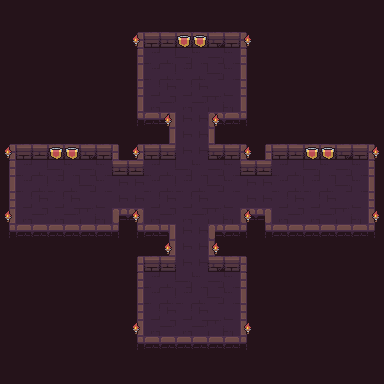

Rendered tile map (Tiled .tmx) drawn with the repository's tilesets; below, a short description and the full map source, tile grids included:
An orthogonal 24x24 tile map with 16x16 px tiles, 4 tile layers (background, road, wall, items), 3 tilesets.

<map version="1.2" tiledversion="1.3.4" orientation="orthogonal" renderorder="right-down" width="24" height="24" tilewidth="16" tileheight="16" infinite="0" nextlayerid="6" nextobjectid="1">
 <tileset firstgid="1" name="torch" tilewidth="16" tileheight="16" tilecount="4" columns="4">
  <image source="torch.png" width="64" height="16" />
  <tile id="0">
   <animation>
    <frame tileid="0" duration="200" />
    <frame tileid="1" duration="200" />
    <frame tileid="2" duration="200" />
    <frame tileid="3" duration="200" />
   </animation>
  </tile>
 </tileset>
 <tileset firstgid="5" name="flag" tilewidth="16" tileheight="16" tilecount="4" columns="4">
  <image source="flag.png" width="64" height="16" />
  <tile id="0">
   <animation>
    <frame tileid="0" duration="200" />
    <frame tileid="1" duration="200" />
    <frame tileid="2" duration="200" />
    <frame tileid="3" duration="200" />
   </animation>
  </tile>
 </tileset>
 <tileset firstgid="9" name="Dungeon_Tileset" tilewidth="16" tileheight="16" tilecount="100" columns="10">
  <image source="Dungeon_Tileset.png" width="160" height="160" />
 </tileset>
 <layer id="2" name="background" width="24" height="24">
  <data encoding="csv">
87,87,87,87,87,87,87,87,87,87,87,87,87,87,87,87,87,87,87,87,87,87,87,87,
87,87,87,87,87,87,87,87,87,87,87,87,87,87,87,87,87,87,87,87,87,87,87,87,
87,87,87,87,87,87,87,87,87,87,87,87,87,87,87,87,87,87,87,87,87,87,87,87,
87,87,87,87,87,87,87,87,87,87,87,87,87,87,87,87,87,87,87,87,87,87,87,87,
87,87,87,87,87,87,87,87,87,87,87,87,87,87,87,87,87,87,87,87,87,87,87,87,
87,87,87,87,87,87,87,87,87,87,87,87,87,87,87,87,87,87,87,87,87,87,87,87,
87,87,87,87,87,87,87,87,87,87,87,87,87,87,87,87,87,87,87,87,87,87,87,87,
87,87,87,87,87,87,87,87,87,87,87,87,87,87,87,87,87,87,87,87,87,87,87,87,
87,87,87,87,87,87,87,87,87,87,87,87,87,87,87,87,87,87,87,87,87,87,87,87,
87,87,87,87,87,87,87,87,87,87,87,87,87,87,87,87,87,87,87,87,87,87,87,87,
87,87,87,87,87,87,87,87,87,87,87,87,87,87,87,87,87,87,87,87,87,87,87,87,
87,87,87,87,87,87,87,87,87,87,87,87,87,87,87,87,87,87,87,87,87,87,87,87,
87,87,87,87,87,87,87,87,87,87,87,87,87,87,87,87,87,87,87,87,87,87,87,87,
87,87,87,87,87,87,87,87,87,87,87,87,87,87,87,87,87,87,87,87,87,87,87,87,
87,87,87,87,87,87,87,87,87,87,87,87,87,87,87,87,87,87,87,87,87,87,87,87,
87,87,87,87,87,87,87,87,87,87,87,87,87,87,87,87,87,87,87,87,87,87,87,87,
87,87,87,87,87,87,87,87,87,87,87,87,87,87,87,87,87,87,87,87,87,87,87,87,
87,87,87,87,87,87,87,87,87,87,87,87,87,87,87,87,87,87,87,87,87,87,87,87,
87,87,87,87,87,87,87,87,87,87,87,87,87,87,87,87,87,87,87,87,87,87,87,87,
87,87,87,87,87,87,87,87,87,87,87,87,87,87,87,87,87,87,87,87,87,87,87,87,
87,87,87,87,87,87,87,87,87,87,87,87,87,87,87,87,87,87,87,87,87,87,87,87,
87,87,87,87,87,87,87,87,87,87,87,87,87,87,87,87,87,87,87,87,87,87,87,87,
87,87,87,87,87,87,87,87,87,87,87,87,87,87,87,87,87,87,87,87,87,87,87,87,
87,87,87,87,87,87,87,87,87,87,87,87,87,87,87,87,87,87,87,87,87,87,87,87
</data>
 </layer>
 <layer id="3" name="road" width="24" height="24">
  <data encoding="csv">
0,0,0,0,0,0,0,0,0,0,0,0,0,0,0,0,0,0,0,0,0,0,0,0,
0,0,0,0,0,0,0,0,0,0,0,0,0,0,0,0,0,0,0,0,0,0,0,0,
0,0,0,0,0,0,0,0,0,0,0,0,0,0,0,0,0,0,0,0,0,0,0,0,
0,0,0,0,0,0,0,0,0,15,16,17,18,17,18,0,0,0,0,0,0,0,0,0,
0,0,0,0,0,0,0,0,0,15,16,15,16,17,18,0,0,0,0,0,0,0,0,0,
0,0,0,0,0,0,0,0,0,25,26,25,26,27,28,0,0,0,0,0,0,0,0,0,
0,0,0,0,0,0,0,0,0,35,36,35,36,37,38,0,0,0,0,0,0,0,0,0,
0,0,0,0,0,0,0,0,0,0,0,0,0,0,0,0,0,0,0,0,0,0,0,0,
0,0,0,0,0,0,0,0,0,0,0,0,0,0,0,0,0,0,0,0,0,0,0,0,
0,0,0,0,0,0,0,0,0,0,0,0,0,0,0,0,0,0,0,0,0,0,0,0,
0,15,16,17,18,17,18,0,0,15,16,17,18,17,18,0,0,15,16,17,18,17,18,0,
0,15,16,15,16,17,18,0,0,15,16,15,16,17,18,0,0,15,16,15,16,17,18,0,
0,25,26,25,26,27,28,0,0,25,26,25,26,27,28,0,0,25,26,25,26,27,28,0,
0,35,36,35,36,37,38,0,0,35,36,35,36,37,38,0,0,35,36,35,36,37,38,0,
0,0,0,0,0,0,0,0,0,0,0,0,0,0,0,0,0,0,0,0,0,0,0,0,
0,0,0,0,0,0,0,0,0,0,0,0,0,0,0,0,0,0,0,0,0,0,0,0,
0,0,0,0,0,0,0,0,0,0,0,0,0,0,0,0,0,0,0,0,0,0,0,0,
0,0,0,0,0,0,0,0,0,15,16,17,18,17,18,0,0,0,0,0,0,0,0,0,
0,0,0,0,0,0,0,0,0,15,16,15,16,17,18,0,0,0,0,0,0,0,0,0,
0,0,0,0,0,0,0,0,0,25,26,25,26,27,28,0,0,0,0,0,0,0,0,0,
0,0,0,0,0,0,0,0,0,35,36,35,36,37,38,0,0,0,0,0,0,0,0,0,
0,0,0,0,0,0,0,0,0,0,0,0,0,0,0,0,0,0,0,0,0,0,0,0,
0,0,0,0,0,0,0,0,0,0,0,0,0,0,0,0,0,0,0,0,0,0,0,0,
0,0,0,0,0,0,0,0,0,0,0,0,0,0,0,0,0,0,0,0,0,0,0,0
</data>
 </layer>
 <layer id="4" name="wall" width="24" height="24">
  <data encoding="csv">
0,0,0,0,0,0,0,0,0,0,0,0,0,0,0,0,0,0,0,0,0,0,0,0,
0,0,0,0,0,0,0,0,0,0,0,0,0,0,0,0,0,0,0,0,0,0,0,0,
0,0,0,0,0,0,0,0,9,10,11,10,11,12,13,14,0,0,0,0,0,0,0,0,
0,0,0,0,0,0,0,0,9,0,0,0,0,0,0,14,0,0,0,0,0,0,0,0,
0,0,0,0,0,0,0,0,19,0,0,0,0,0,0,24,0,0,0,0,0,0,0,0,
0,0,0,0,0,0,0,0,29,0,0,0,0,0,0,34,0,0,0,0,0,0,0,0,
0,0,0,0,0,0,0,0,39,0,0,0,0,0,0,44,0,0,0,0,0,0,0,0,
0,0,0,0,0,0,0,0,49,50,62,31,31,63,53,54,0,0,0,0,0,0,0,0,
0,0,0,0,0,0,0,0,0,0,19,31,31,44,0,0,0,0,0,0,0,0,0,0,
9,10,11,10,11,12,13,14,9,10,11,31,31,12,13,14,9,10,11,10,11,12,13,14,
9,0,0,0,0,0,0,11,11,0,0,0,0,0,0,11,11,0,0,0,0,0,0,14,
19,0,0,0,0,0,0,31,31,0,0,0,0,0,0,31,31,0,0,0,0,0,0,24,
29,0,0,0,0,0,0,31,31,0,0,0,0,0,0,31,31,0,0,0,0,0,0,34,
39,0,0,0,0,0,0,63,64,0,0,0,0,0,0,63,64,0,0,0,0,0,0,44,
49,50,50,50,53,50,53,54,49,50,62,31,31,63,53,54,49,50,50,50,53,50,53,54,
0,0,0,0,0,0,0,0,0,0,19,31,31,44,0,0,0,0,0,0,0,0,0,0,
0,0,0,0,0,0,0,0,9,10,11,31,31,12,13,14,0,0,0,0,0,0,0,0,
0,0,0,0,0,0,0,0,9,0,0,0,0,0,0,14,0,0,0,0,0,0,0,0,
0,0,0,0,0,0,0,0,19,0,0,0,0,0,0,24,0,0,0,0,0,0,0,0,
0,0,0,0,0,0,0,0,29,0,0,0,0,0,0,34,0,0,0,0,0,0,0,0,
0,0,0,0,0,0,0,0,39,0,0,0,0,0,0,44,0,0,0,0,0,0,0,0,
0,0,0,0,0,0,0,0,49,50,50,50,53,50,53,54,0,0,0,0,0,0,0,0,
0,0,0,0,0,0,0,0,0,0,0,0,0,0,0,0,0,0,0,0,0,0,0,0,
0,0,0,0,0,0,0,0,0,0,0,0,0,0,0,0,0,0,0,0,0,0,0,0
</data>
 </layer>
 <layer id="5" name="items" width="24" height="24">
  <data encoding="csv">
0,0,0,0,0,0,0,0,0,0,0,0,0,0,0,0,0,0,0,0,0,0,0,0,
0,0,0,0,0,0,0,0,0,0,0,0,0,0,0,0,0,0,0,0,0,0,0,0,
0,0,0,0,0,0,0,0,1,0,0,5,5,0,0,1,0,0,0,0,0,0,0,0,
0,0,0,0,0,0,0,0,0,0,0,0,0,0,0,0,0,0,0,0,0,0,0,0,
0,0,0,0,0,0,0,0,0,0,0,0,0,0,0,0,0,0,0,0,0,0,0,0,
0,0,0,0,0,0,0,0,0,0,0,0,0,0,0,0,0,0,0,0,0,0,0,0,
0,0,0,0,0,0,0,0,0,0,0,0,0,0,0,0,0,0,0,0,0,0,0,0,
0,0,0,0,0,0,0,0,0,0,1,0,0,1,0,0,0,0,0,0,0,0,0,0,
0,0,0,0,0,0,0,0,0,0,0,0,0,0,0,0,0,0,0,0,0,0,0,0,
1,0,0,5,5,0,0,0,1,0,0,0,0,0,0,1,0,0,0,5,5,0,0,1,
0,0,0,0,0,0,0,0,0,0,0,0,0,0,0,0,0,0,0,0,0,0,0,0,
0,0,0,0,0,0,0,0,0,0,0,0,0,0,0,0,0,0,0,0,0,0,0,0,
0,0,0,0,0,0,0,0,0,0,0,0,0,0,0,0,0,0,0,0,0,0,0,0,
1,0,0,0,0,0,0,0,1,0,0,0,0,0,0,1,0,0,0,0,0,0,0,1,
0,0,0,0,0,0,0,0,0,0,0,0,0,0,0,0,0,0,0,0,0,0,0,0,
0,0,0,0,0,0,0,0,0,0,1,0,0,1,0,0,0,0,0,0,0,0,0,0,
0,0,0,0,0,0,0,0,0,0,0,0,0,0,0,0,0,0,0,0,0,0,0,0,
0,0,0,0,0,0,0,0,0,0,0,0,0,0,0,0,0,0,0,0,0,0,0,0,
0,0,0,0,0,0,0,0,0,0,0,0,0,0,0,0,0,0,0,0,0,0,0,0,
0,0,0,0,0,0,0,0,0,0,0,0,0,0,0,0,0,0,0,0,0,0,0,0,
0,0,0,0,0,0,0,0,1,0,0,0,0,0,0,1,0,0,0,0,0,0,0,0,
0,0,0,0,0,0,0,0,0,0,0,0,0,0,0,0,0,0,0,0,0,0,0,0,
0,0,0,0,0,0,0,0,0,0,0,0,0,0,0,0,0,0,0,0,0,0,0,0,
0,0,0,0,0,0,0,0,0,0,0,0,0,0,0,0,0,0,0,0,0,0,0,0
</data>
 </layer>
</map>
